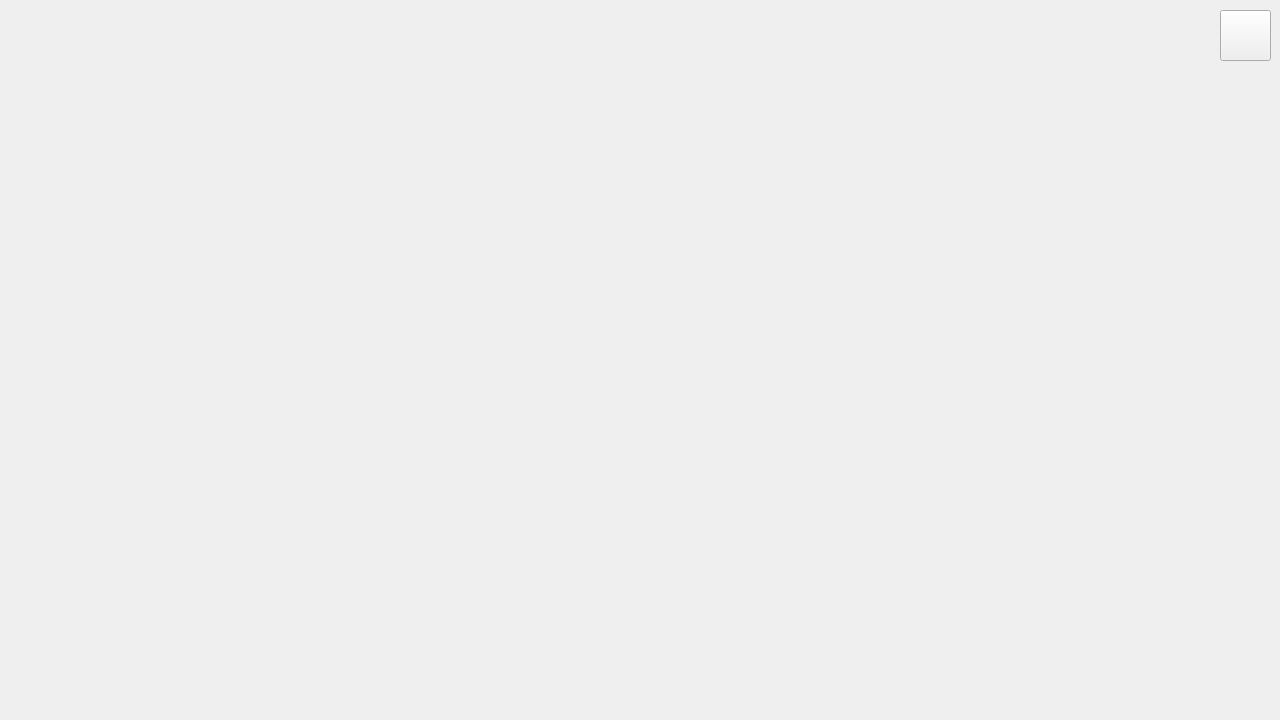
<?xml version="1.0" encoding="UTF-8"?>
<ui version="4.0">
 <class>GameLobby</class>
 <widget class="QWidget" name="GameLobby">
  <property name="geometry">
   <rect>
    <x>0</x>
    <y>0</y>
    <width>1280</width>
    <height>720</height>
   </rect>
  </property>
  <property name="maximumSize">
   <size>
    <width>1280</width>
    <height>720</height>
   </size>
  </property>
  <property name="baseSize">
   <size>
    <width>1280</width>
    <height>720</height>
   </size>
  </property>
  <property name="mouseTracking">
   <bool>false</bool>
  </property>
  <property name="windowTitle">
   <string>Form</string>
  </property>
  <property name="windowIcon">
   <iconset resource="images.qrc">
    <normaloff>:/ball</normaloff>:/ball</iconset>
  </property>
  <widget class="QPushButton" name="closeButton">
   <property name="geometry">
    <rect>
     <x>1220</x>
     <y>10</y>
     <width>51</width>
     <height>51</height>
    </rect>
   </property>
   <property name="focusPolicy">
    <enum>Qt::NoFocus</enum>
   </property>
   <property name="styleSheet">
    <string notr="true">border-image: url(:/close);</string>
   </property>
   <property name="text">
    <string/>
   </property>
   <property name="flat">
    <bool>false</bool>
   </property>
  </widget>
 </widget>
 <resources>
  <include location="images.qrc"/>
 </resources>
 <connections/>
</ui>
